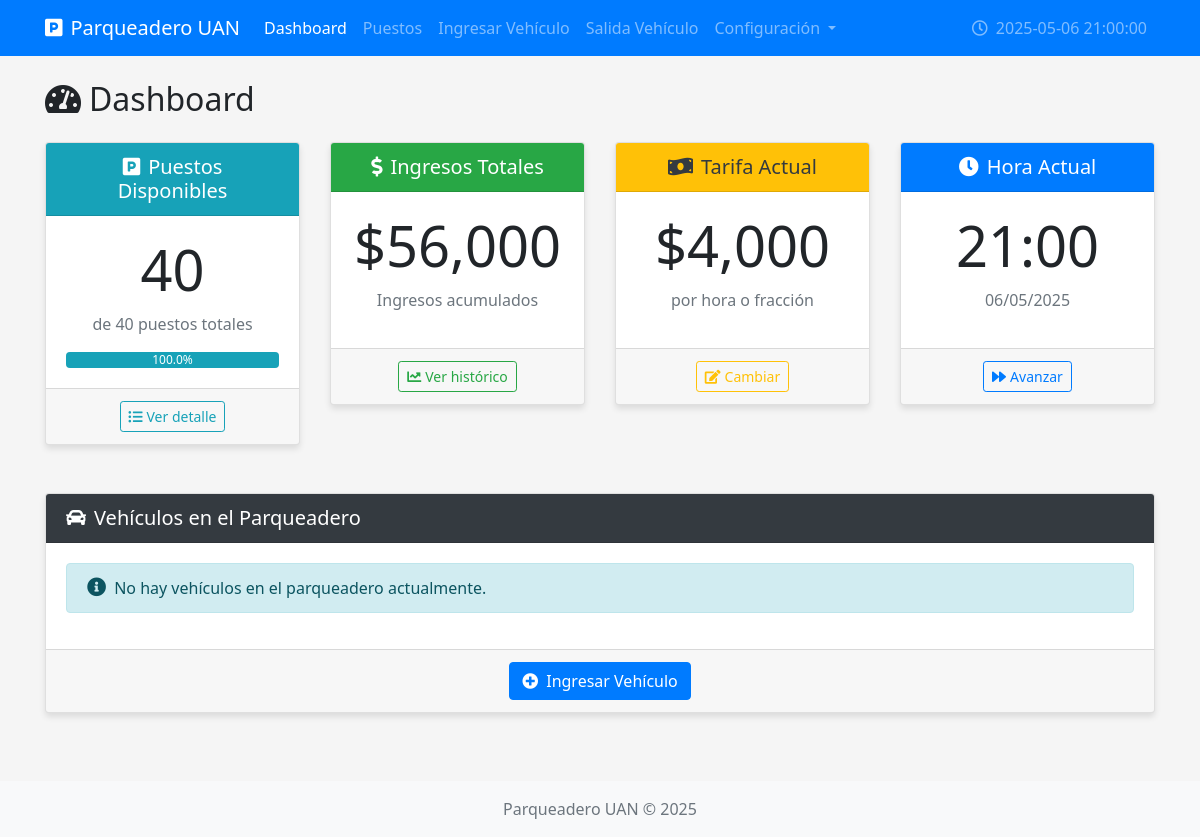
Page /dashboard on the earlier database version.
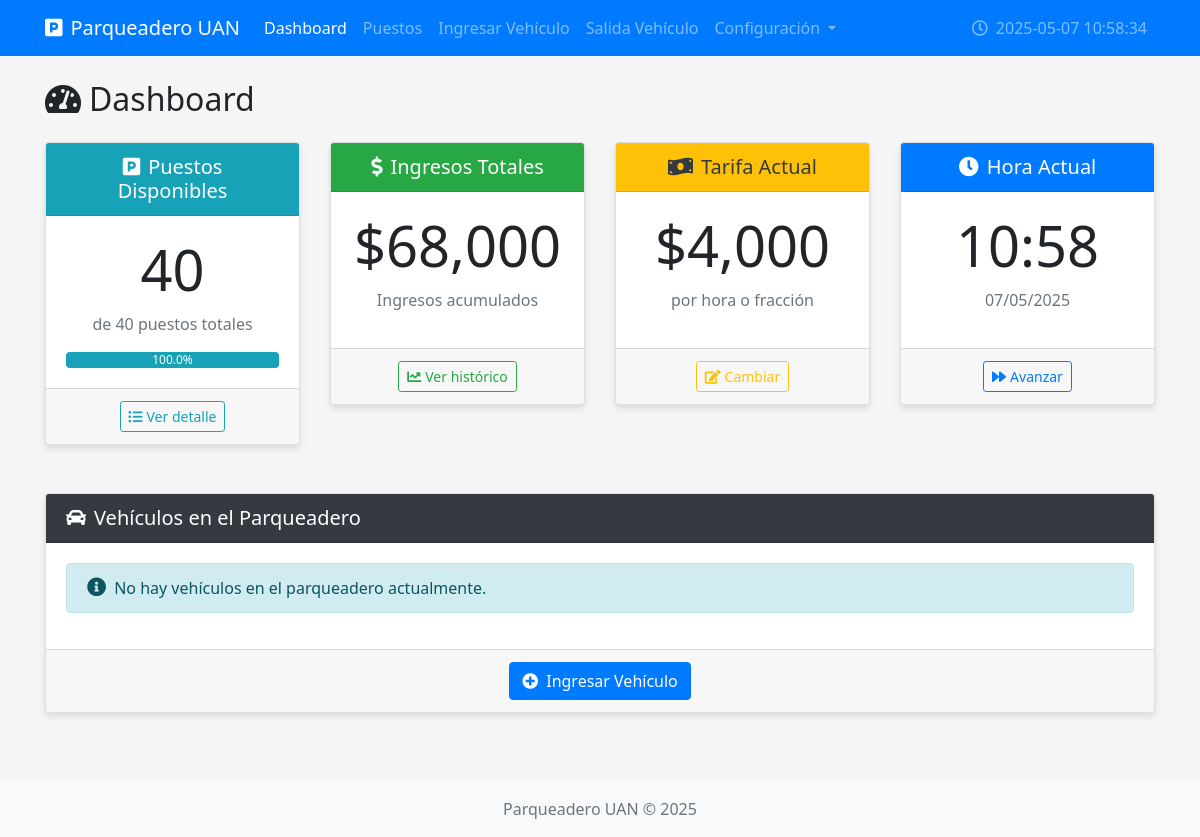
Same page on the later database version.
### models.py (models this page shows, shortened)
class ConfiguracionParqueadero(Base):
    __tablename__ = "configuracion_parqueadero"
    id = Column(Integer, primary_key=True)
    hora_actual = Column(DateTime, nullable=False, default=datetime.now)
    total_puestos = Column(Integer, nullable=False, default=40)

### routes.py (the view)
@routes.route('/dashboard')
@auth.login_required
def dashboard():
    db = next(get_db())
    config = db.query(ConfiguracionParqueadero).first()
    puestos_disponibles = db.query(Puesto).filter_by(disponible=True).count()
    porcentaje_disponibilidad = (puestos_disponibles / config.total_puestos) * 100
    ingresos_totales = db.query(RegistroParqueo).filter(RegistroParqueo.total_pagado != None).with_entities(
        func.sum(RegistroParqueo.total_pagado)
    ).scalar() or 0
    carros_actuales = db.query(RegistroParqueo).filter(RegistroParqueo.hora_salida == None).all()
    tarifa_actual = db.query(Tarifa).filter(
        Tarifa.fecha_fin_vigencia == None
    ).first()
    return render_template(
        'dashboard.html',
        config=config,
        puestos_disponibles=puestos_disponibles,
        porcentaje_disponibilidad=porcentaje_disponibilidad,
        ingresos_totales=ingresos_totales,
        carros_actuales=carros_actuales,
        tarifa_actual=tarifa_actual,
        hora_actual=config.hora_actual.strftime('%Y-%m-%d %H:%M:%S')
    )

### models.py (called while the page is built)
def get_db():
    db = SessionLocal()
    try:
        yield db
    finally:
        db.close()

### templates/dashboard.html (shortened to what the changed rows need)
{% extends 'base.html' %}
{% block content %}
<h2 class="mb-4"><i class="fas fa-tachometer-alt mr-2"></i>Dashboard</h2>
<div class="row">
    <div class="col-md-3">
        <div class="card mb-4 text-center">
            <div class="card-body">
                <h2 class="display-4">{{ puestos_disponibles }}</h2>
                <p class="text-muted">de {{ config.total_puestos }} puestos totales</p>
                <div class="progress">
                    <div class="progress-bar bg-info" role="progressbar" style="width: {{ porcentaje_disponibilidad }}%"
                         aria-valuenow="{{ porcentaje_disponibilidad }}" aria-valuemin="0" aria-valuemax="100">
                    </div>
                </div>
            </div>
        </div>
    </div>
    <div class="col-md-3">
        <div class="card mb-4 text-center">
            <div class="card-body">
                <h2 class="display-4">${{ "{:,.0f}".format(ingresos_totales) }}</h2>
                <p class="text-muted">Ingresos acumulados</p>
            </div>
        </div>
    </div>
    <div class="col-md-3">
        <div class="card mb-4 text-center">
            <div class="card-body">
                <h2 class="display-4">${{ "{:,.0f}".format(tarifa_actual.valor_por_hora) }}</h2>
            </div>
        </div>
    </div>
    <div class="col-md-3">
        <div class="card mb-4 text-center">
            <div class="card-body">
                <h2 class="display-4">{{ config.hora_actual.strftime('%H:%M') }}</h2>
                <p class="text-muted">{{ config.hora_actual.strftime('%d/%m/%Y') }}</p>
            </div>
        </div>
    </div>
</div>
{% endblock %}

Differences in the rows shown:
changed ConfiguracionParqueadero: hora_actual "21:00" → "10:58"; hora_actual "06/05/2025" → "07/05/2025"
Other differences:
{{ hora_actual }}: "2025-05-06 21:00:00" → "2025-05-07 10:58:34"
{{ "{:,.0f}".format(ingresos_totales) }}: "56,000" → "68,000"
